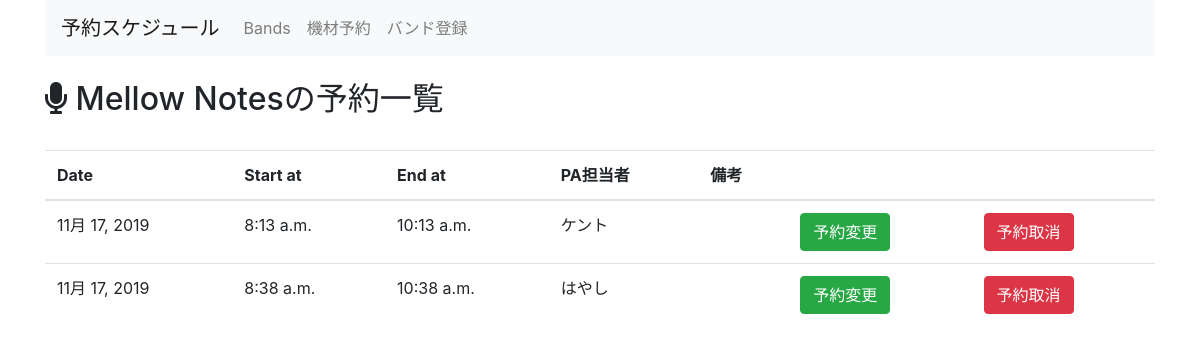
The page /equipment_management/schedule_by_band/11 on the database as committed earlier.
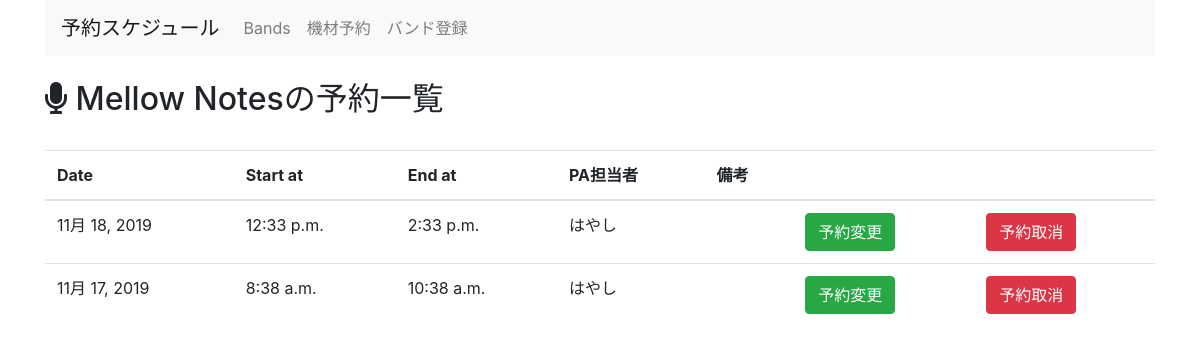
The same page on the database as committed later.
### equipment_management/models.py (models this page shows, shortened)
class Band(models.Model):
  band_name = models.CharField(max_length=255,
                               verbose_name="Band's Name",
                               unique=True,
                               )
  responsible_person_name = models.CharField(max_length=255,
                                             verbose_name="Band Master's Name")
  created_at = models.DateTimeField(auto_now_add=True)
  updated_at = models.DateTimeField(auto_now=True)
  def __str__(self):
      return self.band_name

class Schedule(models.Model):
  band_id = models.ForeignKey(Band, on_delete=models.CASCADE)
  pa_name = models.CharField(max_length=255, verbose_name='PA担当者名')
  active_date = models.DateField(default=timezone.now)
  start_at = models.TimeField(default=timezone.now)
  end_at = models.TimeField(default=two_hours_hence)
  text = models.TextField(blank=True, verbose_name='備考欄')
  created_at = models.DateTimeField(auto_now_add=True)
  updated_at = models.DateTimeField(auto_now=True)

### equipment_management/views.py (the view)
# urls.py: path('schedule_by_band/<int:pk>', views.schedule_by_band, name='schedule_by_band'),
def schedule_by_band(request, pk):
  band_name = Band.objects.get(pk=pk)
  context ={
      'band_name' : band_name,
      'schedules' : Schedule.objects.filter(band_id=band_name).order_by('-active_date'),
  }
  return render(request, 'equipment_management/schedule_by_band.html', context)

### equipment_management/templates/equipment_management/schedule_by_band.html
{% extends 'equipment_management/base.html' %}
{% block content %}
<br>
<h2><i class="fas fa-microphone"></i> {{ band_name }}の予約一覧</h2>
<br>
<table class="table">
  <thead>
    <tr>
      <th>Date</th>
      <th>Start at</th>
      <th>End at</th>
      <th>PA担当者</th>
      <th>備考</th>
      <th></th>
      <th></th>
    </tr>
  </thead>
  <tbody>
    {% for schedule in schedules %}
    <tr>
      <td>{{ schedule.active_date }}</td>
      <td>{{ schedule.start_at }}</td>
      <td>{{ schedule.end_at }}</a></td>
      <td>{{ schedule.pa_name }}</td>
      <td>{{ schedule.text }}</td>
      <td>
        <a href="{% url 'equipment:update_schedule' schedule.pk %}">
          <button type="button" class="btn btn-success">予約変更</button>
        </a>
      </td>
      <td>
        <a href="{% url 'equipment:delete_schedule' schedule.pk %}">
          <button type="button" class="btn btn-danger">予約取消</button>
        </a>
      </td>
    </tr>
  {% endfor %}
  </tbody>
</table>
{% endblock %}

### equipment_management/templates/equipment_management/base.html (shortened to what this page needs)
{% load static %}
<!doctype html>
<html lang="ja">
  <head>
    <link rel="stylesheet" href="https://maxcdn.bootstrapcdn.com/bootstrap/4.0.0-beta.2/css/bootstrap.min.css">
    <link href="https://use.fontawesome.com/releases/v5.6.1/css/all.css" rel="stylesheet">
    <link rel="stylesheet" href="{% static 'css/style.css' %}">
  </head>
  <body>
    <div class="container">
      <nav class="navbar navbar-expand-lg navbar-light bg-light">
        <a class="navbar-brand" href="{% url 'equipment:month' %}">予約スケジュール</a>
        <div class="collapse navbar-collapse" id="navbarSupportedContent">
          <ul class="navbar-nav mr-auto">
            <li class="nav-item">
              <a class="nav-link" href="{% url 'equipment:show_band_list' %}">Bands</a>
            </li>
            <li class="nav-item">
              <a class="nav-link" href="{% url 'equipment:add_schedule' %}">機材予約</a>
            </li>
            <li class="nav-item">
              <a class="nav-link" href="{% url 'equipment:add_band' %}">バンド登録</a>
            </li>
          </ul>
        </div>
      </nav>
      {% block content %}
      {% endblock %}
    </div>
  </body>
</html>

Rows that differ between the two databases and show on the page:
removed Schedule: active_date "11月 17, 2019", start_at "8:13 a.m.", end_at "10:13 a.m.", pa_name "ケント"
added Schedule: active_date "11月 18, 2019", start_at "12:33 p.m.", end_at "2:33 p.m.", pa_name "はやし"
